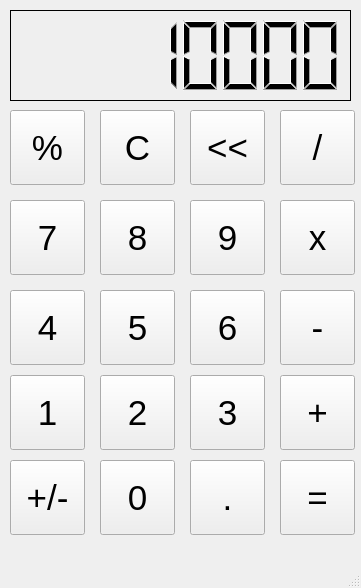
<?xml version="1.0" encoding="UTF-8"?>
<ui version="4.0">
 <class>MainWindow</class>
 <widget class="QMainWindow" name="MainWindow">
  <property name="geometry">
   <rect>
    <x>0</x>
    <y>0</y>
    <width>361</width>
    <height>588</height>
   </rect>
  </property>
  <property name="windowTitle">
   <string>MainWindow</string>
  </property>
  <widget class="QWidget" name="centralwidget">
   <widget class="QLCDNumber" name="output">
    <property name="geometry">
     <rect>
      <x>10</x>
      <y>10</y>
      <width>341</width>
      <height>91</height>
     </rect>
    </property>
    <property name="frameShape">
     <enum>QFrame::Box</enum>
    </property>
    <property name="frameShadow">
     <enum>QFrame::Plain</enum>
    </property>
    <property name="smallDecimalPoint">
     <bool>false</bool>
    </property>
    <property name="digitCount">
     <number>8</number>
    </property>
    <property name="segmentStyle">
     <enum>QLCDNumber::Filled</enum>
    </property>
    <property name="value" stdset="0">
     <double>10000.000000000000000</double>
    </property>
    <property name="intValue" stdset="0">
     <number>10000</number>
    </property>
   </widget>
   <widget class="QPushButton" name="precentButton">
    <property name="geometry">
     <rect>
      <x>10</x>
      <y>110</y>
      <width>75</width>
      <height>75</height>
     </rect>
    </property>
    <property name="font">
     <font>
      <pointsize>26</pointsize>
     </font>
    </property>
    <property name="text">
     <string>%</string>
    </property>
   </widget>
   <widget class="QPushButton" name="clearButton">
    <property name="geometry">
     <rect>
      <x>100</x>
      <y>110</y>
      <width>75</width>
      <height>75</height>
     </rect>
    </property>
    <property name="font">
     <font>
      <pointsize>26</pointsize>
     </font>
    </property>
    <property name="text">
     <string>C</string>
    </property>
   </widget>
   <widget class="QPushButton" name="arrowButton">
    <property name="geometry">
     <rect>
      <x>190</x>
      <y>110</y>
      <width>75</width>
      <height>75</height>
     </rect>
    </property>
    <property name="font">
     <font>
      <pointsize>26</pointsize>
     </font>
    </property>
    <property name="text">
     <string>&lt;&lt;</string>
    </property>
   </widget>
   <widget class="QPushButton" name="divideButton">
    <property name="geometry">
     <rect>
      <x>280</x>
      <y>110</y>
      <width>75</width>
      <height>75</height>
     </rect>
    </property>
    <property name="font">
     <font>
      <pointsize>26</pointsize>
     </font>
    </property>
    <property name="text">
     <string>/</string>
    </property>
   </widget>
   <widget class="QPushButton" name="sevenButton">
    <property name="geometry">
     <rect>
      <x>10</x>
      <y>200</y>
      <width>75</width>
      <height>75</height>
     </rect>
    </property>
    <property name="font">
     <font>
      <pointsize>26</pointsize>
     </font>
    </property>
    <property name="text">
     <string>7</string>
    </property>
   </widget>
   <widget class="QPushButton" name="multiplyButton">
    <property name="geometry">
     <rect>
      <x>280</x>
      <y>200</y>
      <width>75</width>
      <height>75</height>
     </rect>
    </property>
    <property name="font">
     <font>
      <pointsize>26</pointsize>
     </font>
    </property>
    <property name="text">
     <string>x</string>
    </property>
   </widget>
   <widget class="QPushButton" name="eightButton">
    <property name="geometry">
     <rect>
      <x>100</x>
      <y>200</y>
      <width>75</width>
      <height>75</height>
     </rect>
    </property>
    <property name="font">
     <font>
      <pointsize>26</pointsize>
     </font>
    </property>
    <property name="text">
     <string>8</string>
    </property>
   </widget>
   <widget class="QPushButton" name="nineButton">
    <property name="geometry">
     <rect>
      <x>190</x>
      <y>200</y>
      <width>75</width>
      <height>75</height>
     </rect>
    </property>
    <property name="font">
     <font>
      <pointsize>26</pointsize>
     </font>
    </property>
    <property name="text">
     <string>9</string>
    </property>
   </widget>
   <widget class="QPushButton" name="fourButton">
    <property name="geometry">
     <rect>
      <x>10</x>
      <y>290</y>
      <width>75</width>
      <height>75</height>
     </rect>
    </property>
    <property name="font">
     <font>
      <pointsize>26</pointsize>
     </font>
    </property>
    <property name="text">
     <string>4</string>
    </property>
   </widget>
   <widget class="QPushButton" name="minusButton">
    <property name="geometry">
     <rect>
      <x>280</x>
      <y>290</y>
      <width>75</width>
      <height>75</height>
     </rect>
    </property>
    <property name="font">
     <font>
      <pointsize>26</pointsize>
     </font>
    </property>
    <property name="text">
     <string>-</string>
    </property>
   </widget>
   <widget class="QPushButton" name="fiveButton">
    <property name="geometry">
     <rect>
      <x>100</x>
      <y>290</y>
      <width>75</width>
      <height>75</height>
     </rect>
    </property>
    <property name="font">
     <font>
      <pointsize>26</pointsize>
     </font>
    </property>
    <property name="text">
     <string>5</string>
    </property>
   </widget>
   <widget class="QPushButton" name="sixButton">
    <property name="geometry">
     <rect>
      <x>190</x>
      <y>290</y>
      <width>75</width>
      <height>75</height>
     </rect>
    </property>
    <property name="font">
     <font>
      <pointsize>26</pointsize>
     </font>
    </property>
    <property name="text">
     <string>6</string>
    </property>
   </widget>
   <widget class="QPushButton" name="oneButton">
    <property name="geometry">
     <rect>
      <x>10</x>
      <y>375</y>
      <width>75</width>
      <height>75</height>
     </rect>
    </property>
    <property name="font">
     <font>
      <pointsize>26</pointsize>
     </font>
    </property>
    <property name="text">
     <string>1</string>
    </property>
   </widget>
   <widget class="QPushButton" name="addButton">
    <property name="geometry">
     <rect>
      <x>280</x>
      <y>375</y>
      <width>75</width>
      <height>75</height>
     </rect>
    </property>
    <property name="font">
     <font>
      <pointsize>26</pointsize>
     </font>
    </property>
    <property name="text">
     <string>+</string>
    </property>
   </widget>
   <widget class="QPushButton" name="twoButton">
    <property name="geometry">
     <rect>
      <x>100</x>
      <y>375</y>
      <width>75</width>
      <height>75</height>
     </rect>
    </property>
    <property name="font">
     <font>
      <pointsize>26</pointsize>
     </font>
    </property>
    <property name="text">
     <string>2</string>
    </property>
   </widget>
   <widget class="QPushButton" name="threeButton">
    <property name="geometry">
     <rect>
      <x>190</x>
      <y>375</y>
      <width>75</width>
      <height>75</height>
     </rect>
    </property>
    <property name="font">
     <font>
      <pointsize>26</pointsize>
     </font>
    </property>
    <property name="text">
     <string>3</string>
    </property>
   </widget>
   <widget class="QPushButton" name="plusMinusButton">
    <property name="geometry">
     <rect>
      <x>10</x>
      <y>460</y>
      <width>75</width>
      <height>75</height>
     </rect>
    </property>
    <property name="font">
     <font>
      <pointsize>26</pointsize>
     </font>
    </property>
    <property name="text">
     <string>+/-</string>
    </property>
   </widget>
   <widget class="QPushButton" name="equelButton">
    <property name="geometry">
     <rect>
      <x>280</x>
      <y>460</y>
      <width>75</width>
      <height>75</height>
     </rect>
    </property>
    <property name="font">
     <font>
      <pointsize>26</pointsize>
     </font>
    </property>
    <property name="text">
     <string>=</string>
    </property>
   </widget>
   <widget class="QPushButton" name="zeroButton">
    <property name="geometry">
     <rect>
      <x>100</x>
      <y>460</y>
      <width>75</width>
      <height>75</height>
     </rect>
    </property>
    <property name="font">
     <font>
      <pointsize>26</pointsize>
     </font>
    </property>
    <property name="text">
     <string>0</string>
    </property>
   </widget>
   <widget class="QPushButton" name="decimalButton">
    <property name="geometry">
     <rect>
      <x>190</x>
      <y>460</y>
      <width>75</width>
      <height>75</height>
     </rect>
    </property>
    <property name="font">
     <font>
      <pointsize>26</pointsize>
     </font>
    </property>
    <property name="text">
     <string>.</string>
    </property>
   </widget>
  </widget>
  <widget class="QMenuBar" name="menubar">
   <property name="geometry">
    <rect>
     <x>0</x>
     <y>0</y>
     <width>361</width>
     <height>22</height>
    </rect>
   </property>
  </widget>
  <widget class="QStatusBar" name="statusbar"/>
 </widget>
 <resources/>
 <connections/>
</ui>
